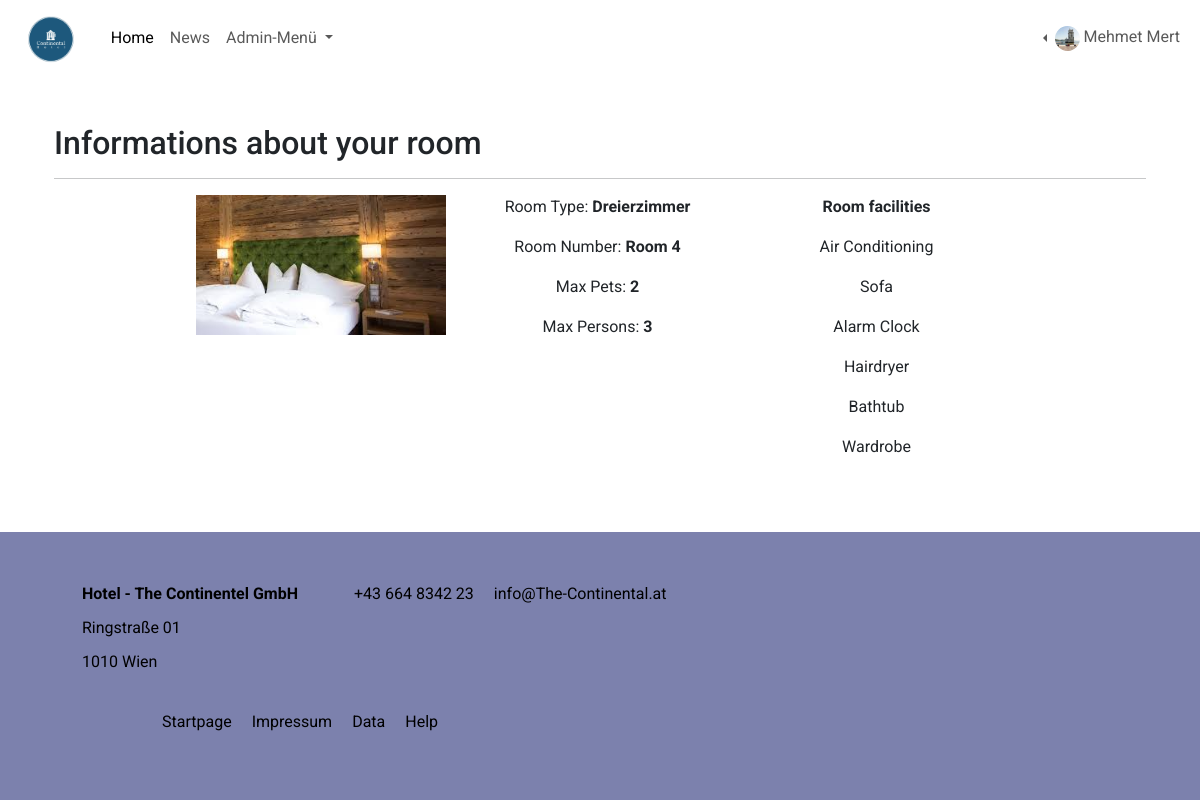
The app's page /zimmerinformation.php?id=4 (signed in) with its own data.
### tables this page shows
CREATE TABLE `zimmerbilder` (
  `zimmerid` int(11) NOT NULL,
  `bildpfad` varchar(255) NOT NULL
);

CREATE TABLE `zimmer` (
  `zimmerId` int(11) NOT NULL,
  `preisProTag` int(5) NOT NULL,
  `maxPerson` int(11) NOT NULL,
  `maxHaustier` int(11) NOT NULL,
  `kategorie` int(11) NOT NULL
);

CREATE TABLE `zimmer_ausstattung` (
  `zimmer_id` int(11) NOT NULL,
  `ausstattung_id` int(11) NOT NULL
);

CREATE TABLE `ausstattung` (
  `ausstattung_id` int(11) NOT NULL,
  `name` varchar(100) NOT NULL
);

### zimmerinformation.php (the view, shortened to what this page needs)
<?php
require_once('inc/connect.php');
if(isset($_GET['id'])) {
    $id = trim(htmlspecialchars($_GET['id']));
    $query = $db->prepare('SELECT zimmer_id, a.name FROM ausstattung a RIGHT JOIN
    zimmer_ausstattung za ON za.ausstattung_id  =  a.ausstattung_id WHERE zimmer_id = ?;');
    $query->bind_param('i',$id);
    $query->execute();
    $alleausstattungen = $query->get_result()->fetch_all(MYSQLI_ASSOC);
    $query = $db->prepare('SELECT `maxPerson`, `maxHaustier`, `kategorie`,bildpfad from `zimmer` as z left join zimmerbilder as zb on z.zimmerid=zb.zimmerId WHERE z.zimmerid = ?');
    $query->bind_param('i',$id);
    $query->execute();
    $query->store_result();
    $query->bind_result($maxPerson, $maxHaustier,$kategorie2,$bildpfad);
} else {
    $message = "Please try it again. ID is missing!";
}
?>
<!DOCTYPE html>
<html lang="en">
<?php include 'inc/head.php'; ?>
<body>
    <?php include 'inc/navbar.php';?>
    <div class="container main">
        <div id="summary" class="summary container">
            <?php include 'inc/errorhandler.php'; ?>
            <?php if(isset($_GET['id']) && !isset($message)) :?>
            <h2>Informations about your room</h2>
            <hr>
            <div class="row justify-content-center text-center">
                <div class="col-auto col-xs-12">
                    <div>
                        <img src="<?php echo $bildpfad ?>" width="250px" alt="Hotelzimmer">
                    </div>
                </div>
                <div class="col-md-3 col-sm-6">
                    <p>Room Type: <b><?php include 'inc/kategorieparser.php';?></b></p>
                    <p>Room Number: <b>Room <?php echo $id; ?></b></p>
                    <p>Max Pets: <b><?php echo $maxHaustier ?></b></p>
                    <p>Max Persons: <b><?php echo $maxPerson ?></b></p>
                </div>
                <div class="col-md-3 col-sm-6">
                    <p><b>Room facilities</b></p>
                    <?php foreach($alleausstattungen as $ausstattung):?>
                    <p><?php echo $ausstattung['name'] ?></p>
                    <?php endforeach;?>
                </div>
            </div>
            <?php endif; ?>
        </div>
    </div>
    <?php include 'inc/footer.php'; ?>
</body>
</html>

### style/style.css (style rules this page uses)
:root { --navy: #2e4374; --beige: #e5c3a6; --blue: #7c81ad; --lightnavy: #4b527e; --grey: #888888; }
html { height: 100%; }
body { min-height: 100%; display: flex; flex-direction: column; font-family: "Roboto"; scroll-behavior: smooth; }
.main { margin-bottom: 25px; }

### records on screen
zimmerbilder: bildpfad (picture), zimmerid.maxHaustier "2", zimmerid.maxPerson "3"
zimmer_ausstattung: ausstattung.name "Air Conditioning"
zimmer_ausstattung: ausstattung.name "Sofa"
zimmer_ausstattung: ausstattung.name "Alarm Clock"
zimmer_ausstattung: ausstattung.name "Hairdryer"
zimmer_ausstattung: ausstattung.name "Bathtub"
zimmer_ausstattung: ausstattung.name "Wardrobe"

### other values on screen
$_SESSION['vorname'] "Mehmet"
$_SESSION['nachname'] "Mert"
$id "4"
